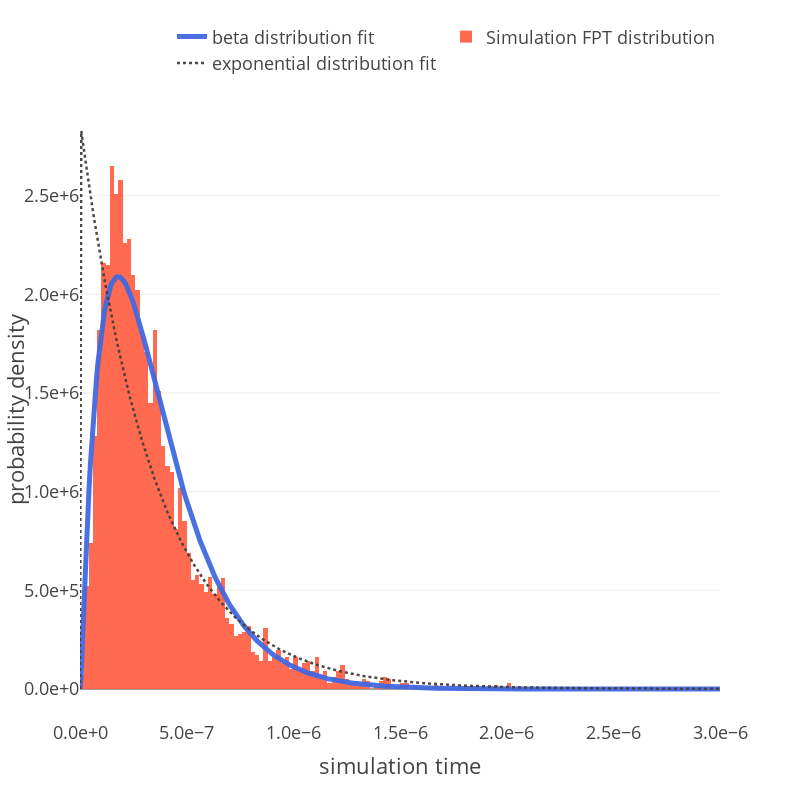

The cell this chart's notebook holds for it:
### Code cell
histotime(fpts, betafixed, expfixed, 3e-6, theme='light')

### Figure 1 — Plotly figure (JSON) as saved in the notebook; plotly's stock layout.template omitted (floating-point values rounded to 4 significant figures; data arrays with more than 128 entries replaced by an {"elided": "..."} marker saying what was removed)
{"data": [{"line": {"color": "royalblue", "width": 5}, "name": "beta distribution fit", "opacity": 0.95, "type": "scatter", "x": {"elided": "500 float values"}, "y": {"elided": "500 float values"}}, {"histnorm": "probability density", "marker": {"color": "tomato"}, "name": "Simulation FPT distribution", "nbinsx": 150, "opacity": 0.95, "type": "histogram", "x": {"elided": "5000 float values"}}, {"line": {"color": "#463F3A", "dash": "dot", "width": 2.5}, "name": "exponential distribution fit", "opacity": 0.95, "type": "scatter", "x": {"elided": "500 float values"}, "y": {"elided": "500 float values"}}], "layout": {"height": 800, "legend": {"orientation": "h", "x": 1, "xanchor": "right", "y": 1.03, "yanchor": "bottom"}, "width": 800, "xaxis": {"tickformat": ".1e", "title": {"text": "simulation time"}}, "yaxis": {"tickformat": ".1e", "title": {"text": "probability density"}}}}
